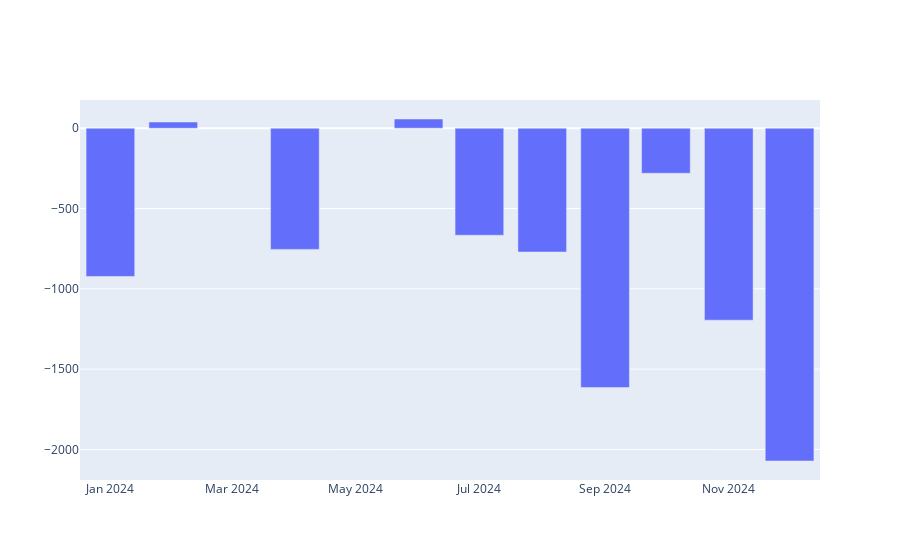

Source (notebook cell):
### Code cell
fig = go.Figure(
    data=[
        go.Bar(
            x=df['Interval'],
            y=df['Shadow Price'],
        )
    ]
)
fig.show()

### Figure 1 — Plotly figure (JSON) as saved in the notebook; plotly's stock layout.template omitted (floating-point values rounded to 4 significant figures)
{"data": [{"type": "bar", "x": ["2024-01", "2024-02", "2024-04", "2024-06", "2024-07", "2024-08", "2024-09", "2024-10", "2024-11", "2024-12"], "y": [-922.7, 38.66, -754.3, 57.49, -666.5, -770.8, -1615.0, -280.6, -1195.0, -2072.0]}], "layout": {}}
